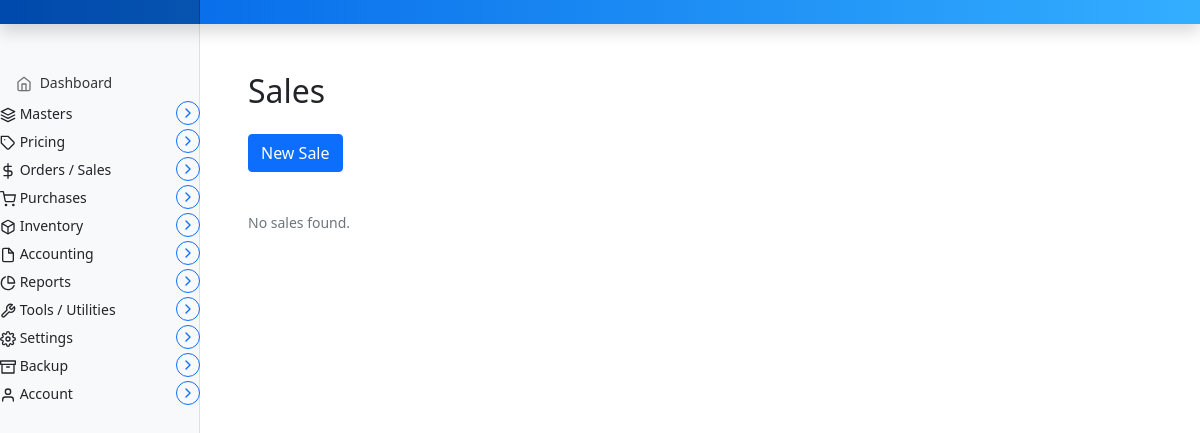
The app's page /invoice/sales, older data.
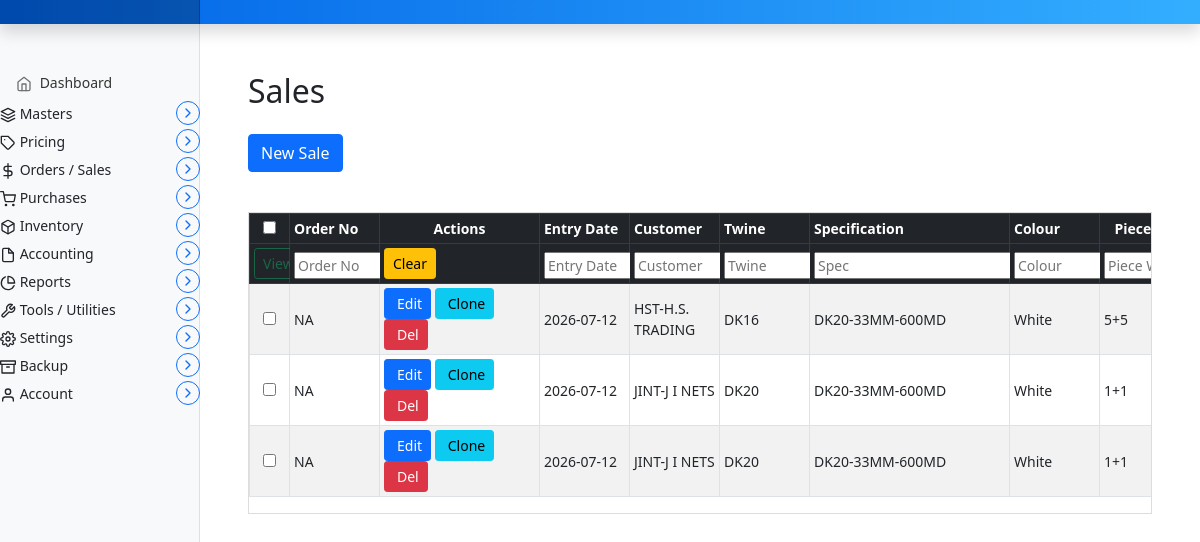
The same page, newer data.
### marania_invoice_app/models.py (models this page shows, shortened)
class Sales(models.Model):
    PAYMENT_STATUS_CHOICES = [
        ('PAID', 'PAID'),
        ('PARTIALLY_PAID', 'PARTIALLY PAID'),
        ('PENDING', 'PENDING'),
        ('NO_PAYMENT', 'NO PAYMENT'),
        ('ON_HOLD_STOCK', 'ON HOLD(Item On Stock)'),
        ('ON_HOLD_PROCESSING', 'ON HOLD(PROCESSING)'),
    ]
    sales_key = models.AutoField(primary_key=True)
    sales_sequence = models.IntegerField(default=0)
    order_no = models.CharField(max_length=100)
    sales_entry_date = models.DateField(default=date.today)
    customer = models.CharField(max_length=255)
    twine = models.CharField(max_length=255, blank=True, null=True)
    speification = models.CharField(max_length=255, blank=True, null=True)
    colour = models.CharField(max_length=50, default='White')
    piece_weight = models.CharField(max_length=50, blank=True, null=True)
    piece_count = models.IntegerField(blank=True, null=True)
    initial_weight = models.DecimalField(max_digits=10, decimal_places=2, blank=True, null=True)
    processed_weight = models.DecimalField(max_digits=10, decimal_places=2, blank=True, null=True)
    unit_price = models.DecimalField(max_digits=10, decimal_places=2, blank=True, null=True)
    gst_rate = models.DecimalField(max_digits=5, decimal_places=2, blank=True, null=True)
    total_amount = models.DecimalField(max_digits=10, decimal_places=2, blank=True, null=True)
    delivery_date = models.DateField(blank=True, null=True)
    status = models.CharField(max_length=30, choices=PAYMENT_STATUS_CHOICES, default='PENDING')
    payment_date = models.DateField(blank=True, null=True)
    remarks = models.TextField(blank=True, null=True)
    created_at = models.DateTimeField(auto_now_add=True)
    updated_at = models.DateTimeField(auto_now=True)
    class Meta:
        ordering = ['-sales_entry_date', '-sales_sequence']

### marania_invoice_app/views.py (the view, shortened to what this page needs)
# urls.py: path('sales', views.sales_entry, name='sales_entry'),
def sales_entry(request):
    sales_list = Sales.objects.all()
    products = Product.objects.all()
    parties = Parties.objects.all()
    sales_json = []
    for s in sales_list:
        sales_json.append({
            'sales_key': s.sales_key,
            'order_no': s.order_no,
            'sales_entry_date': str(s.sales_entry_date) if s.sales_entry_date else '',
            'customer': s.customer or '',
            'twine': s.twine or '',
            'speification': s.speification or '',
            'colour': s.colour or 'White',
            'piece_weight': s.piece_weight or '',
            'piece_count': s.piece_count,
            'initial_weight': str(s.initial_weight) if s.initial_weight else '',
            'processed_weight': str(s.processed_weight) if s.processed_weight else '',
            'unit_price': str(s.unit_price) if s.unit_price else '',
            'gst_rate': str(s.gst_rate) if s.gst_rate else '',
            'total_amount': str(s.total_amount) if s.total_amount else '',
            'delivery_date': str(s.delivery_date) if s.delivery_date else '',
            'status': s.status or 'PENDING',
            'payment_date': str(s.payment_date) if s.payment_date else '',
            'remarks': s.remarks or '',
        })
    return render(request, 'marania_invoice_app/sales_entry.html', {
        'sales': sales_list,
        'sales_json': json.dumps(sales_json),
        'products': products,
        'parties': parties,
    })

### templates/marania_invoice_app/sales_entry.html (shortened to what this page needs)
{% extends 'partials/base.html' %}
{% load static %}
{% block main %}
<main class="col-md-9 ms-sm-auto col-lg-10 px-md-4">
  <div class="container my-5">
    <h2 class="mb-4">Sales</h2>
    <button class="btn btn-primary mb-3" type="button" data-bs-toggle="collapse" data-bs-target="#salesForm" aria-expanded="false" aria-controls="salesForm">
      New Sale
    </button>
    <div class="sales-list mt-4">
      {% if sales %}
        <div class="table-responsive invoice-table-wrapper">
          <table id="sales-table" class="table table-striped table-hover table-bordered table-sm align-middle">
            <thead class="table-dark">
              <tr>
                <th scope="col" style="width:40px"><input type="checkbox" id="select-all" onchange="toggleAllCheckboxes(this)"></th>
                <th scope="col">Order No</th>
                <th scope="col" class="col-actions">Actions</th>
                <th scope="col">Entry Date</th>
                <th scope="col">Customer</th>
                <th scope="col">Twine</th>
                <th scope="col" class="col-spec">Specification</th>
                <th scope="col">Colour</th>
                <th scope="col" class="col-narrow">Piece Wt</th>
              </tr>
              <tr id="sales-filter-row">
                <th>
                  <button type="button" class="btn btn-outline-success btn-sm" id="viewSelectedSalesBtn" onclick="viewSelectedSales()" disabled>View Sales</button>
                </th>
                <th><input class="filter-input" placeholder="Order No"></th>
                <th>
                  <button class="btn btn-warning btn-sm" id="clear-sales-filters">Clear</button>
                </th>
                <th><input class="filter-input" placeholder="Entry Date"></th>
                <th><input class="filter-input" placeholder="Customer"></th>
                <th><input class="filter-input" placeholder="Twine"></th>
                <th><input class="filter-input" placeholder="Spec"></th>
                <th><input class="filter-input" placeholder="Colour"></th>
                <th><input class="filter-input" placeholder="Piece Wt"></th>
              </tr>
            </thead>
            <tbody>
              {% for sale in sales %}
                <tr>
                  <td><input type="checkbox" class="row-checkbox" value="{{ sale.sales_key }}" onchange="updateViewSalesBtn()"></td>
                  <td>{{ sale.order_no }}</td>
                  <td>
                    <a href="javascript:void(0);" onclick="loadSale('{{ sale.sales_key }}')" class="btn btn-sm btn-primary d-inline-flex align-items-center">
                       Edit
                    </a>
                    <a href="javascript:void(0);" onclick="cloneSale('{{ sale.sales_key }}')" class="btn btn-sm btn-info d-inline-flex align-items-center">
                       Clone
                    </a>
                    <form method="POST" action="{% url 'sales_entry' %}" style="display:inline;" onsubmit="return confirm('Delete this sale?')">
                      <button type="submit" class="btn btn-sm btn-danger d-inline-flex align-items-center">
                         Del
                      </button>
                    </form>
                  </td>
                  <td>{{ sale.sales_entry_date|date:"Y-m-d" }}</td>
                  <td>{{ sale.customer }}</td>
                  <td>{{ sale.twine }}</td>
                  <td>{{ sale.speification }}</td>
                  <td>{{ sale.colour }}</td>
                  <td>{{ sale.piece_weight }}</td>
                </tr>
              {% endfor %}
            </tbody>
          </table>
        </div>
      {% else %}
        <p class="text-muted">No sales found.</p>
      {% endif %}
    </div>
  </div>
</main>
{% endblock %}

### templates/partials/base.html (shortened to what this page needs)
{% load static %}
<!doctype html>
<html lang="en">
  <head>
    <link href="{% static 'assets/css/bootstrap.min.css' %}" rel="stylesheet">
    <link href="{% static 'assets/css/dashboard.css' %}" rel="stylesheet">
  </head>
  <body>
<header class="navbar navbar-dark sticky-top"
style="background: linear-gradient(90deg, #0062E6, #33AEFF); flex-wrap: nowrap; padding: 0; box-shadow: 0 0.5rem 1rem rgba(0,0,0,.15);">
  <a class="navbar-brand col-md-3 col-lg-2 me-0 px-3" href="#"> {{ config.CompanyName }}</a>
</header>
<div class="container-fluid">
  <div class="row">
    <nav id="sidebarMenu" class="col-md-3 col-lg-2 d-md-block bg-light sidebar collapse">
      <div class="position-sticky pt-3">
        <ul class="nav flex-column">
          <li class="nav-item">
            <a class="nav-link" href="{% url 'dashboard' %}">
              <span data-feather="home"></span>
              Dashboard
            </a>
          </li>
          <li class="nav-item">
            <div class="d-flex justify-content-between align-items-center mb-1 parent-menu">
              <span>
                <span data-feather="layers"></span>
                Masters
              </span>
              <button class="collapse-btn btn btn-outline-primary btn-sm rounded-circle"
                      type="button"
                      data-bs-toggle="collapse"
                      data-bs-target="#MastersSubmenu"
                      aria-expanded="false"
                      aria-controls="MastersSubmenu">
                <span class="collapse-icon" data-feather="chevron-right"></span>
              </button>
            </div>
          </li>
          <li class="nav-item">
            <div class="d-flex justify-content-between align-items-center mb-1 parent-menu">
              <span>
                <span data-feather="tag"></span>
                Pricing
              </span>
              <button class="collapse-btn btn btn-outline-primary btn-sm rounded-circle"
                      type="button"
                      data-bs-toggle="collapse"
                      data-bs-target="#PricingSubmenu"
                      aria-expanded="false"
                      aria-controls="PricingSubmenu">
                <span class="collapse-icon" data-feather="chevron-right"></span>
              </button>
            </div>
          </li>
          <li class="nav-item">
            <div class="d-flex justify-content-between align-items-center mb-1 parent-menu">
              <span>
                <span data-feather="dollar-sign"></span>
                Orders / Sales
              </span>
              <button class="collapse-btn btn btn-outline-primary btn-sm rounded-circle"
                      type="button"
                      data-bs-toggle="collapse"
                      data-bs-target="#SalesSubmenu"
                      aria-expanded="false"
                      aria-controls="SalesSubmenu">
                <span class="collapse-icon" data-feather="chevron-right"></span>
              </button>
            </div>
          </li>
          <li class="nav-item">
            <div class="d-flex justify-content-between align-items-center mb-1 parent-menu">
              <span>
                <span data-feather="shopping-cart"></span>
                Purchases
              </span>
              <button class="collapse-btn btn btn-outline-primary btn-sm rounded-circle"
                      type="button"
                      data-bs-toggle="collapse"
                      data-bs-target="#PurchaseSubmenu"
                      aria-expanded="false"
                      aria-controls="PurchaseSubmenu">
                <span class="collapse-icon" data-feather="chevron-right"></span>
              </button>
            </div>
          </li>
          <li class="nav-item">
            <div class="d-flex justify-content-between align-items-center mb-1 parent-menu">
              <span>
                <span data-feather="box"></span>
                Inventory
              </span>
              <button class="collapse-btn btn btn-outline-primary btn-sm rounded-circle"
                      type="button"
                      data-bs-toggle="collapse"
                      data-bs-target="#InventorySubmenu"
                      aria-expanded="false"
                      aria-controls="InventorySubmenu">
                <span class="collapse-icon" data-feather="chevron-right"></span>
              </button>
            </div>
          </li>
          <li class="nav-item">
            <div class="d-flex justify-content-between align-items-center mb-1 parent-menu">
              <span>
                <span data-feather="file"></span>
                Accounting
              </span>
              <button class="collapse-btn btn btn-outline-primary btn-sm rounded-circle"
                      type="button"
                      data-bs-toggle="collapse"
                      data-bs-target="#AccountingSubmenu"
                      aria-expanded="false"
                      aria-controls="AccountingSubmenu">
                <span class="collapse-icon" data-feather="chevron-right"></span>
              </button>
            </div>
          </li>
          <li class="nav-item">
            <div class="d-flex justify-content-between align-items-center mb-1 parent-menu">
              <span>
                <span data-feather="pie-chart"></span>
                Reports
              </span>
              <button class="collapse-btn btn btn-outline-primary btn-sm rounded-circle"
                      type="button"
                      data-bs-toggle="collapse"
                      data-bs-target="#ReportsSubmenu"
                      aria-expanded="false"
                      aria-controls="ReportsSubmenu">
                <span class="collapse-icon" data-feather="chevron-right"></span>
              </button>
            </div>
          </li>
          <li class="nav-item">
            <div class="d-flex justify-content-between align-items-center mb-1 parent-menu">
              <span>
                <span data-feather="tool"></span>
                Tools / Utilities
              </span>
              <button class="collapse-btn btn btn-outline-primary btn-sm rounded-circle"
                      type="button"
                      data-bs-toggle="collapse"
                      data-bs-target="#ToolsSubmenu"
                      aria-expanded="false"
                      aria-controls="ToolsSubmenu">
                <span class="collapse-icon" data-feather="chevron-right"></span>
              </button>
            </div>
          </li>
          <li class="nav-item">
            <div class="d-flex justify-content-between align-items-center mb-1 parent-menu">
              <span>
                <span data-feather="settings"></span>
                Settings
              </span>
              <button class="collapse-btn btn btn-outline-primary btn-sm rounded-circle"
                      type="button"
                      data-bs-toggle="collapse"
                      data-bs-target="#SettingsSubmenu"
                      aria-expanded="false"
                      aria-controls="SettingsSubmenu">
                <span class="collapse-icon" data-feather="chevron-right"></span>
              </button>
            </div>
          </li>
          <li class="nav-item">
            <div class="d-flex justify-content-between align-items-center mb-1 parent-menu">
              <span>
                <span data-feather="archive"></span>
                Backup
              </span>
              <button class="collapse-btn btn btn-outline-primary btn-sm rounded-circle"
                      type="button"
                      data-bs-toggle="collapse"
                      data-bs-target="#BackupSubmenu"
                      aria-expanded="false"
                      aria-controls="BackupSubmenu">
                <span class="collapse-icon" data-feather="chevron-right"></span>
              </button>
            </div>
          </li>
          <li class="nav-item">
            <div class="d-flex justify-content-between align-items-center mb-1 parent-menu">
              <span>
                <span data-feather="user"></span>
                Account
              </span>
              <button class="collapse-btn btn btn-outline-primary btn-sm rounded-circle"
                      type="button"
                      data-bs-toggle="collapse"
                      data-bs-target="#AccountSubmenu"
                      aria-expanded="false"
                      aria-controls="AccountSubmenu">
                <span class="collapse-icon" data-feather="chevron-right"></span>
              </button>
            </div>
          </li>
        </ul>
      </div>
    </nav>
  {% block main %}
  {% endblock %}
  </div>
</div>
  </body>
</html>

Row changes from the older to the newer data that the page shows:
added Sales: order_no "NA", sales_entry_date "2026-07-12", customer "HST-H.S. TRADING", twine "DK16", speification "DK20-33MM-600MD", colour "White", piece_weight "5+5"
added Sales: order_no "NA", sales_entry_date "2026-07-12", customer "JINT-J I NETS", twine "DK20", speification "DK20-33MM-600MD", colour "White", piece_weight "1+1"
added Sales: order_no "NA", sales_entry_date "2026-07-12", customer "JINT-J I NETS", twine "DK20", speification "DK20-33MM-600MD", colour "White", piece_weight "1+1"
Text that changed along with them:
form field value: (not shown) → "☐"
text no longer shown: "No sales found."
text now shown: "Order No Actions Entry Date Customer Twine Specification Colour Piece… View… Clear"
